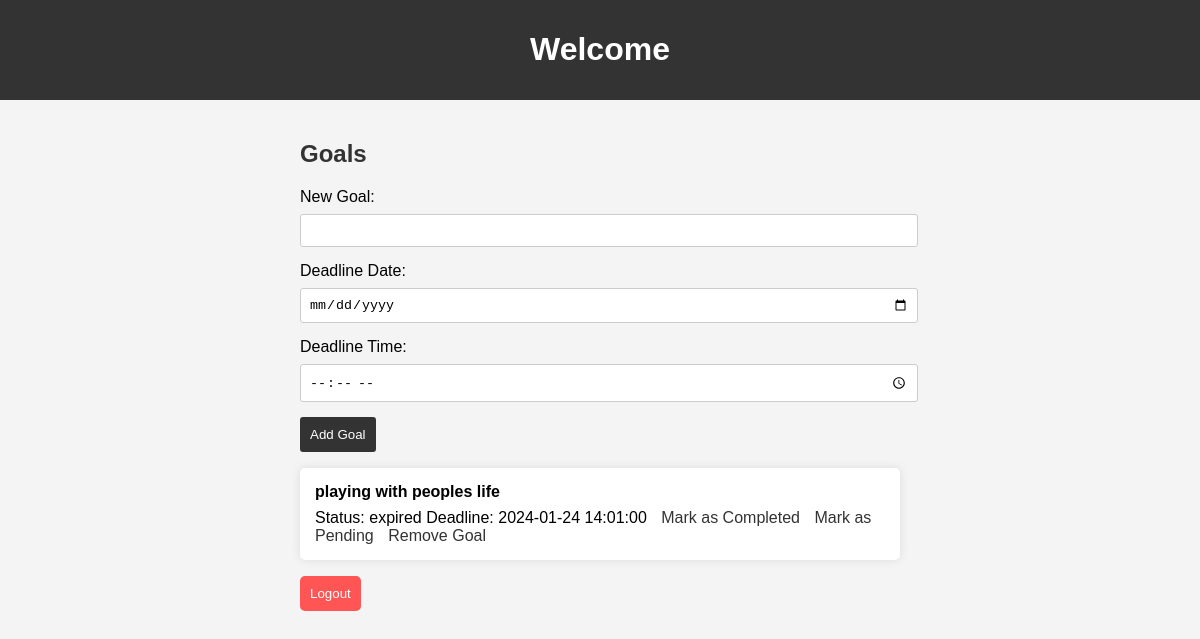
The page /goals (signed in) on the database its author committed.
### tables this page shows
CREATE TABLE goals (
        id INTEGER PRIMARY KEY AUTOINCREMENT,
        user_id INTEGER,
        goal TEXT NOT NULL,
        status TEXT DEFAULT 'pending',
        deadline DATETIME,
        FOREIGN KEY (user_id) REFERENCES users (id)
    );

### app.py (the view)
@app.route('/goals')
def goals():
    if 'user_id' not in session:
        flash('Please log in to view your goals.', 'error')
        return redirect(url_for('login'))
    user_id = session['user_id']
    update_expired_goals()  # Check and update expired goals
    cursor.execute('SELECT * FROM goals WHERE user_id=?', (user_id,))
    user_goals = cursor.fetchall()
    cursor.execute('SELECT COUNT(*) FROM goals WHERE user_id=? AND status="completed"', (user_id,))
    completed_goals_count = cursor.fetchone()[0]
    return render_template('goals.html', goals=user_goals, completed_goals_count=completed_goals_count)

### app.py (called while the page is built)
def update_expired_goals():
    current_datetime = datetime.now()
    cursor.execute('UPDATE goals SET status = "expired" WHERE deadline <= ?', (current_datetime,))
    conn.commit()

### templates/goals.html (shortened to what this page needs)
<!DOCTYPE html>
<html lang="en">
<head>
    <link rel="stylesheet" href="{{ url_for('static', filename='goals.css') }}">
</head>
<body>
    <header>
        <h1>Welcome</h1>
    </header>
    <div class="content-container">
        <div class="goals-container">
            <h2 style="color: #333;">Goals</h2>
            <form action="{{ url_for('add_goal') }}" method="post">
                <label for="goal" style="display: block; margin-bottom: 8px;">New Goal:</label>
                <input type="text" name="goal" required style="width: 100%; padding: 8px; margin-bottom: 15px; border: 1px solid #ccc; border-radius: 3px;">
                <label for="deadline_date" style="display: block; margin-bottom: 8px;">Deadline Date:</label>
                <input type="date" name="deadline_date" required style="width: 100%; padding: 8px; margin-bottom: 15px; border: 1px solid #ccc; border-radius: 3px;">
                <label for="deadline_time" style="display: block; margin-bottom: 8px;">Deadline Time:</label>
                <input type="time" name="deadline_time" required style="width: 100%; padding: 8px; margin-bottom: 15px; border: 1px solid #ccc; border-radius: 3px;">
                <button type="submit" style="background-color: #333; color: #fff; padding: 10px; border: none; border-radius: 3px; cursor: pointer;">Add Goal</button>
            </form>
            <ul style="list-style: none; padding: 0;">
                {% for goal in goals %}
                    <li style="margin-bottom: 15px; padding: 15px; background-color: #fff; box-shadow: 0 0 10px rgba(0, 0, 0, 0.1); border-radius: 5px;">
                        <span style="display: block; margin-bottom: 8px; font-weight: bold;">{{ goal[2] }}</span>
                        <span>Status: {{ goal[3] }}</span>
                        <span>Deadline: {{ goal[4] }} {{ goal[5] }}</span>
                        <a href="{{ url_for('update_status', goal_id=goal[0], status='completed') }}"
                           style="margin-left: 10px; color: #333; text-decoration: none;">Mark as Completed</a>
                        <a href="{{ url_for('update_status', goal_id=goal[0], status='pending') }}"
                         style="margin-left: 10px; color: #333; text-decoration: none;">Mark as Pending</a>
                        <a href="{{ url_for('update_status', goal_id=goal[0], status='removed') }}"
                        style="margin-left: 10px; color: #333; text-decoration: none;">Remove Goal</a>
                    </li>
                {% endfor %}
            </ul>
            <form action="{{ url_for('logout') }}" method="post">
                <button type="submit" class="logout-btn">Logout</button>
            </form>
        </div>
    </div>
</body>
</html>

### static/goals.css (style rules this page uses)
body { font-family: 'Arial', sans-serif; margin: 0; padding: 0; background-color: #f4f4f4; }
header { background-color: #333; color: white; padding: 10px; text-align: center; }
.content-container { padding: 20px; }
.goals-container { max-width: 600px; margin: 0 auto; }
.logout-btn { background-color: #ff5555; color: white; padding: 10px; border: none; border-radius: 5px; cursor: pointer; }

### rows shown on the page
goals: goal "playing with peoples life", status "expired", deadline "2024-01-24 14:01:00"
